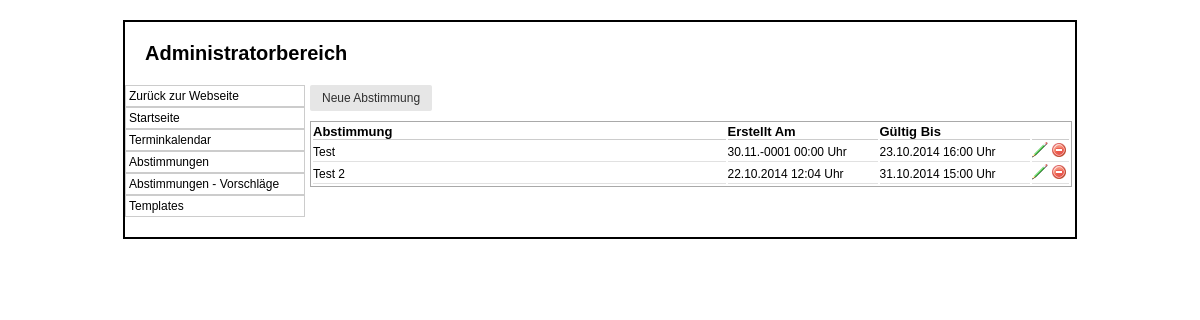
The app's page /admin/abstimmung.php, older data.
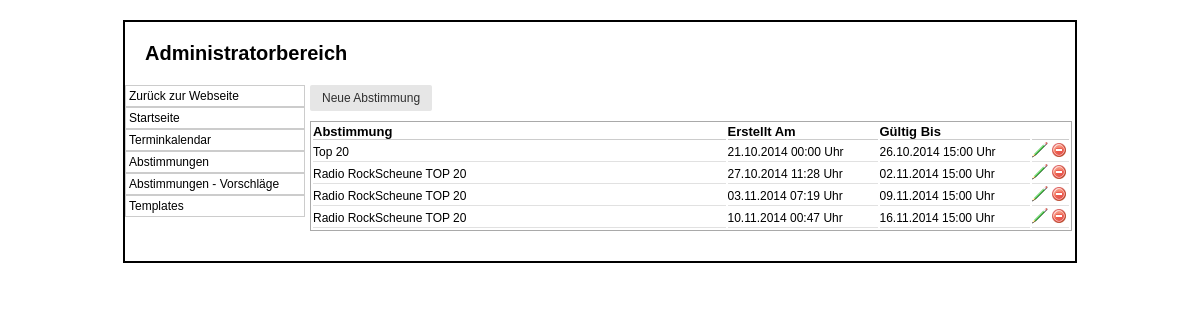
The same page, newer data.
### tables this page shows
CREATE TABLE IF NOT EXISTS `abstimmung` (
`ID` int(5) NOT NULL,
  `Bezeichnung` varchar(100) NOT NULL,
  `ErstelltAm` datetime NOT NULL,
  `GueltigBis` datetime DEFAULT NULL,
  `Aktiv` tinyint(1) NOT NULL
);

### class/mysqli.class.php (called while the page is built, shortened)
<?php
class MysqliDb
{
    protected static $_prefix;
    protected $_mysqli;
    protected $_query;
    protected $_where = array();
    protected $_orderBy = array();
    protected $_groupBy = array();
    protected $host;
    protected $username;
    protected $password;
    protected $db;
    protected $port;
    public function __construct($host = NULL, $username = NULL, $password = NULL, $db = NULL, $port = NULL)
    {
        $this->host = $host;
        $this->username = $username;
        $this->password = $password;
        $this->db = $db;
        if($port == NULL)
            $this->port = ini_get ('mysqli.default_port');
        else
            $this->port = $port;
    }
    public function connect()
    {
        $this->_mysqli = new mysqli ($this->host, $this->username, $this->password, $this->db, $this->port)
            or die('There was a problem connecting to the database');
        $this->_mysqli->set_charset ('utf8');
    }
    protected function reset()
    {
        $this->_where = array();
        $this->_orderBy = array();
        $this->_groupBy = array();
        $this->_bindParams = array('');
        $this->_query = null;
    }
    public function setPrefix($prefix = '')
    {
        self::$_prefix = $prefix;
        return $this;
    }
    public function get($tableName, $numRows = null, $columns = '*')
    {
        if (empty ($columns))
            $columns = '*';
        $column = is_array($columns) ? implode(', ', $columns) : $columns;
        $this->_query = "SELECT $column FROM " .self::$_prefix . $tableName;
        $stmt = $this->_buildQuery($numRows);
        $stmt->execute();
        return $this->_dynamicBindResults($stmt);
    }
    protected function _buildQuery($numRows = null, $tableData = null)
    {
        $stmt = $this->_prepareQuery();
        return $stmt;
    }
    protected function _dynamicBindResults(mysqli_stmt $stmt)
    {
        $parameters = array();
        $results = array();
        $meta = $stmt->result_metadata();
        $row = array();
        while ($field = $meta->fetch_field()) {
            $row[$field->name] = null;
            $parameters[] = & $row[$field->name];
        }
        call_user_func_array(array($stmt, 'bind_result'), $parameters);
        while ($stmt->fetch()) {
            $x = array();
            foreach ($row as $key => $val) {
                $x[$key] = $val;
            }
            array_push($results, $x);
        }
        return $results;
    }
    protected function _buildTableData ($tableData) {
        if (!is_array ($tableData))
            return;
        $this->_query = rtrim($this->_query, ', ');
    }
    protected function _buildWhere () {
        if (empty ($this->_where))
            return;
        $this->_query .= ' WHERE ';
        $this->_where[0][0] = '';
    }
    protected function _buildGroupBy () {
        if (empty ($this->_groupBy))
            return;
        $this->_query .= " GROUP BY ";
        $this->_query = rtrim($this->_query, ', ') . " ";
    }
    protected function _buildOrderBy () {
        if (empty ($this->_orderBy))
            return;
        $this->_query .= " ORDER BY ";
        $this->_query = rtrim ($this->_query, ', ') . " ";
    }
    protected function _buildLimit ($numRows) {
        if (!isset ($numRows))
            return;
        if (is_array ($numRows))
            $this->_query .= ' LIMIT ' . (int)$numRows[0] . ', ' . (int)$numRows[1];
        else
            $this->_query .= ' LIMIT ' . (int)$numRows;
    }
    protected function _prepareQuery()
    {
        if (!$stmt = $this->_mysqli->prepare($this->_query)) {
            trigger_error("Problem preparing query ($this->_query) " . $this->_mysqli->error, E_USER_ERROR);
        }
        return $stmt;
    }
    protected function replacePlaceHolders ($str, $vals) {
        $newStr = "";
        return $newStr;
    }
}

### include/db_connect.php (called while the page is built, shortened)
<?php
include($_SERVER['DOCUMENT_ROOT'].'/scheune/class/mysqli.class.php');
$db		= new MysqliDb(HOST,USER,PASSWORD,DATABASE);
?>

### admin/abstimmung.php (the view, shortened to what the changed rows need)
<?php
require_once('../db_connect.php');
include_once('../Functions.inc.php');
$inhalt = null;
if(isset($_GET['delete'])) {
	$ID = $_GET['delete'];
	$inhalt .= '<form method="POST" action="abstimmung.php">
		<input type="hidden" name="id" value="'.$ID.'">
		<input type="submit" name="delete" value="Ja Wirklich löschen" class="btn">
		<input type="submit" formaction="abstimmung.php" value="Doch nicht!" class="btn">
	</form>';
}
else if(isset($_GET['delete_titel'])) {
	$ID = $_GET['delete_titel'];
	$inhalt .= '<form method="POST" action="abstimmung.php">
		<input type="hidden" name="id" value="'.$ID.'">
		<input type="submit" name="delete_titel" value="Wirklich löschen">
	</form>';
} else {
	$cols			= array("ID", "Bezeichnung", "ErstelltAm", "GueltigBis");
	$abstimmungen	= $db->get(T_ABSTIMMUNG, null, $cols);
	$inhalt .= '<a class="btn" href="abstimmung.php?add">Neue Abstimmung</a>
	<table class="standard">
		<thead>
			<th width="55%">Abstimmung</th>
			<th width="20%">Erstellt Am</th>
			<th width="20%">Gültig Bis</th>
			<th width="5%"></th>
		</thead>';
	foreach ($abstimmungen as $abstimmung) {
		$link = 'abstimmung.php?id='.$abstimmung['ID'].'';
		$inhalt .= '<tr>
			<td><a class="link" href="'.$link.'">'.$abstimmung['Bezeichnung'].'</a></td>
			<td><a class="link" href="'.$link.'">'.date('d.m.Y H:i', strtotime($abstimmung['ErstelltAm'])).' Uhr</a></td>
			<td><a class="link" href="'.$link.'">'.date('d.m.Y H:i', strtotime($abstimmung['GueltigBis'])).' Uhr</a></td>
			<td>
				<a href="abstimmung.php?edit='.$abstimmung['ID'].'"><img src="img/edit.png"></a>
				<a href="abstimmung.php?delete='.$abstimmung['ID'].'"><img src="img/delete.png"></a>
			</td>
		</tr>';
	}
	$inhalt .= '</table>';
}
?>
<html>
<head>
	<link rel="stylesheet" type="text/css" href="style.css">
	<link rel="stylesheet" href="../css/tcal.css">
</head>
<body>
	<div id="container">
		<div id="header">
			<h1>Administratorbereich</h1>
		</div>
		<div id="content">
		<?php
			echo $inhalt;
		?>
		</div>
	</div>
</body>
</html>

Row changes from the older to the newer data that the page shows:
removed abstimmung: Bezeichnung "Test", ErstelltAm "30.11.-0001 00:00", GueltigBis "23.10.2014 16:00"
changed abstimmung: Bezeichnung "Test 2" → "Top 20"; ErstelltAm "22.10.2014 12:04" → "21.10.2014 00:00"; GueltigBis "31.10.2014 15:00" → "26.10.2014 15:00"
added abstimmung: Bezeichnung "Radio RockScheune TOP 20", ErstelltAm "27.10.2014 11:28", GueltigBis "02.11.2014 15:00"
added abstimmung: Bezeichnung "Radio RockScheune TOP 20", ErstelltAm "03.11.2014 07:19", GueltigBis "09.11.2014 15:00"
added abstimmung: Bezeichnung "Radio RockScheune TOP 20", ErstelltAm "10.11.2014 00:47", GueltigBis "16.11.2014 15:00"
